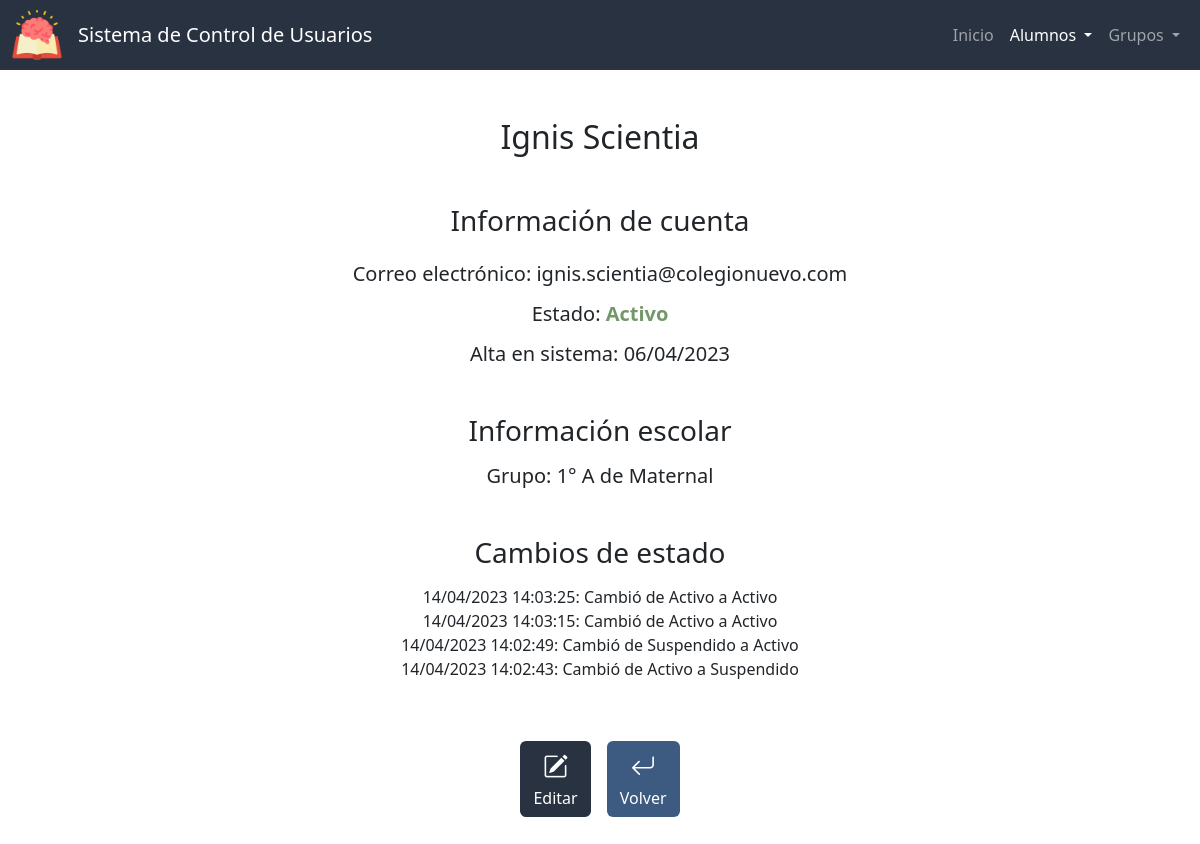
Screenshot of /ver_alumno?id=19 with the database file from the repository.
### app.py (models this page shows, shortened)
class Alumnos(db.Model):
    id = db.Column(db.Integer, primary_key=True)
    nombre = db.Column(db.String(50), nullable=False)
    apellidos = db.Column(db.String(50), nullable=False)
    correo = db.Column(db.String(50), nullable=False, unique=True)
    estado = db.Column(db.Integer, nullable=False, default=0) # 0 - activo, 1 - suspendido, 2 - baja
    fecha_de_creacion = db.Column(db.DateTime, nullable=False, default=datetime.now)

class Grupos(db.Model):
    id = db.Column(db.Integer, primary_key=True)
    seccion = db.Column(db.String(50), nullable=False)
    grado = db.Column(db.Integer, nullable=False)
    grupo = db.Column(db.String(1), nullable=False)

class CambiosEstado(db.Model):
    id = db.Column(db.Integer, primary_key=True)
    id_alumno = db.Column(db.Integer, db.ForeignKey('alumnos.id'), nullable=False)
    fecha = db.Column(db.DateTime, nullable=False, default=datetime.utcnow)
    estado_anterior = db.Column(db.Integer, nullable=False)
    estado_nuevo = db.Column(db.Integer, nullable=False)

### app.py (the view)
@app.route('/ver_alumno')
def ver_alumno():
    id = request.args.get("id")
    alumno = db.session.query(Alumnos).filter_by(id=id).first()
    cambios = db.session.query(CambiosEstado).filter_by(id_alumno=id).order_by(CambiosEstado.fecha.desc()).all()
    id_grupo = db.session.query(alumnos_por_grupo.c.id_grupo).filter_by(id_alumno=id).first()
    if id_grupo:
        id_grupo = id_grupo[0]
        grupo_actual = db.session.query(Grupos).filter_by(id=id_grupo).first()
    else:
        grupo_actual = None
    return render_template("ver_alumno.html", active="Alumno", grupo_actual=grupo_actual, alumno=alumno, colores=COLORES, cambios=cambios, estados=ESTADOSV)

### templates/ver_alumno.html (shortened to what this page needs)
{% extends "layout.html" %}
{% block main %}
    <h2 class="mb-5">{{ alumno.nombre }} {{ alumno.apellidos }}</h2>
    <h3 class="mb-4">Información de cuenta</h3>
    <h5 class="mb-3">Correo electrónico: {{ alumno.correo }}</h5>
    <h5 class="mb-3">Estado: <span style="color:{{ colores[estados[alumno.estado]] }}; font-weight: bold;">{{ estados[alumno.estado] }}</span></h5>
    <h5 class="mb-5">Alta en sistema: {{ alumno.fecha_de_creacion.strftime('%d/%m/%Y') }}</h5>
    <h3 class="mb-3">Información escolar</h3>
    <h5 class="mb-5">{% if grupo_actual %} Grupo: {% else %} No hay grupos para mostrar {% endif %}
        {% if grupo_actual.grado %} {{ grupo_actual.grado }}° {% set x=" de " %}{% endif %}
        {% if grupo_actual.grupo %}{{ grupo_actual.grupo }} {% set x=" de " %} {% endif %}
        {% if grupo_actual.seccion %}{{ x }}{{ grupo_actual.seccion }}{% endif %}
    </h5>
    {% if cambios %}
        <h3 class="mb-3">Cambios de estado</h3>
        <div class="mb-5" id="log">
            {% for cambio in cambios %}
                {{ cambio.fecha.strftime('%d/%m/%Y %H:%M:%S') }}: Cambió de {{ estados[cambio.estado_anterior] }} a {{ estados[cambio.estado_nuevo] }} <br>
            {% endfor %}
        </div>
    {% endif %}
    <div class="p-2 btn-group">
        <form action="/editar_alumno">
            <button type="submit" class="btn-bi btn color-primario mx-2" title="Editar"><i class="bi bi-pencil-square"></i><div>Editar</div></button>
        </form>
        <form action="/lista_alumnos">
            <button type="submit" class="btn-big btn ver mx-2" title="Volver"><i class="bi bi-arrow-return-left"></i><div>Volver</div></button>
        </form>
    </div>
{% endblock %}

### static/styles.css (style rules this page uses)
:root { --color-primario: #293241; --color-primario-active: #3b4f69; --color-primario-hover: #334458; --letra-primario: white; --letra-primario-inactive: #9A9EA5; --letra-primario-hover: #C9CBCF; --verde: #729869; --verde-active: #588559; --amarillo: #D69900; --amarillo-active: #b17900; --color-ver: #3D5A80; --color-ver-active: #5281a7; --gris: #a5a5a5; --gris-active: #969696; --gris-oscuro: #7c7c7c; --gris-oscuro-active: #646464; }
.color-primario { background-color: var(--color-primario); color: var(--letra-primario); }
.btn.edit, .btn-big { transition: transform 0.2s ease-in-out; }
.ver { background-color: var(--color-ver); color: var(--letra-primario); }
.bi { font-size: 25px; color: var(--letra-primario); }
#log { max-height: 100px; overflow: auto; max-width: 500px; justify-content: center; margin: auto; }

### rows the page displays
Alumnos: nombre "Ignis", apellidos "Scientia", correo "ignis.scientia@colegionuevo.com", estado "Activo", fecha_de_creacion "06/04/2023"
Grupos: grado "1", grupo "A", seccion "Maternal"
CambiosEstado: fecha "14/04/2023 14:03:25", estado_anterior "Activo", estado_nuevo "Activo"
CambiosEstado: fecha "14/04/2023 14:03:15", estado_anterior "Activo", estado_nuevo "Activo"
CambiosEstado: fecha "14/04/2023 14:02:49", estado_anterior "Suspendido", estado_nuevo "Activo"
CambiosEstado: fecha "14/04/2023 14:02:43", estado_anterior "Activo", estado_nuevo "Suspendido"

### other values shown
{{ x }} "de"
